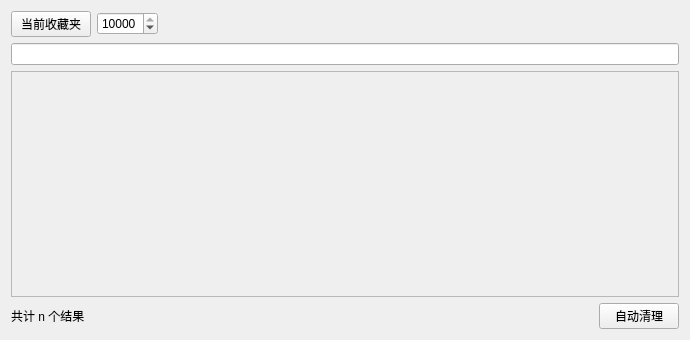
<?xml version="1.0" encoding="UTF-8"?>
<ui version="4.0">
 <class>Form</class>
 <widget class="QWidget" name="Form">
  <property name="geometry">
   <rect>
    <x>0</x>
    <y>0</y>
    <width>690</width>
    <height>340</height>
   </rect>
  </property>
  <property name="windowTitle">
   <string>Form</string>
  </property>
  <layout class="QGridLayout" name="gridLayout_2">
   <item row="1" column="2">
    <widget class="QPushButton" name="pushButton">
     <property name="toolTip">
      <string>1.up已在数据库中的视频从默认收藏中排除</string>
     </property>
     <property name="text">
      <string>自动清理</string>
     </property>
    </widget>
   </item>
   <item row="1" column="1">
    <spacer name="horizontalSpacer_2">
     <property name="orientation">
      <enum>Qt::Orientation::Horizontal</enum>
     </property>
     <property name="sizeHint" stdset="0">
      <size>
       <width>40</width>
       <height>20</height>
      </size>
     </property>
    </spacer>
   </item>
   <item row="1" column="0">
    <widget class="QLabel" name="label">
     <property name="text">
      <string>共计 n 个结果</string>
     </property>
    </widget>
   </item>
   <item row="0" column="0" colspan="3">
    <layout class="QGridLayout" name="gridLayout">
     <item row="2" column="0" colspan="3">
      <widget class="QScrollArea" name="scrollArea">
       <property name="widgetResizable">
        <bool>true</bool>
       </property>
       <widget class="QWidget" name="scrollAreaWidgetContents">
        <property name="geometry">
         <rect>
          <x>0</x>
          <y>0</y>
          <width>668</width>
          <height>233</height>
         </rect>
        </property>
       </widget>
      </widget>
     </item>
     <item row="1" column="0" colspan="3">
      <widget class="QLineEdit" name="line_input"/>
     </item>
     <item row="0" column="2">
      <spacer name="horizontalSpacer">
       <property name="orientation">
        <enum>Qt::Orientation::Horizontal</enum>
       </property>
       <property name="sizeHint" stdset="0">
        <size>
         <width>40</width>
         <height>20</height>
        </size>
       </property>
      </spacer>
     </item>
     <item row="0" column="1">
      <widget class="QSpinBox" name="spinBox">
       <property name="maximum">
        <number>10000</number>
       </property>
       <property name="value">
        <number>10000</number>
       </property>
      </widget>
     </item>
     <item row="0" column="0">
      <widget class="QPushButton" name="but_current">
       <property name="text">
        <string>当前收藏夹</string>
       </property>
      </widget>
     </item>
    </layout>
   </item>
  </layout>
 </widget>
 <resources/>
 <connections>
  <connection>
   <sender>line_input</sender>
   <signal>returnPressed()</signal>
   <receiver>Form</receiver>
   <slot>on_input_url()</slot>
   <hints>
    <hint type="sourcelabel">
     <x>247</x>
     <y>43</y>
    </hint>
    <hint type="destinationlabel">
     <x>266</x>
     <y>5</y>
    </hint>
   </hints>
  </connection>
  <connection>
   <sender>but_current</sender>
   <signal>clicked()</signal>
   <receiver>Form</receiver>
   <slot>on_click_current()</slot>
   <hints>
    <hint type="sourcelabel">
     <x>49</x>
     <y>26</y>
    </hint>
    <hint type="destinationlabel">
     <x>49</x>
     <y>35</y>
    </hint>
   </hints>
  </connection>
  <connection>
   <sender>pushButton</sender>
   <signal>clicked()</signal>
   <receiver>Form</receiver>
   <slot>on_click_cleanFlowlayout()</slot>
   <hints>
    <hint type="sourcelabel">
     <x>557</x>
     <y>293</y>
    </hint>
    <hint type="destinationlabel">
     <x>62</x>
     <y>297</y>
    </hint>
   </hints>
  </connection>
 </connections>
 <slots>
  <slot>on_click_default()</slot>
  <slot>on_input_url()</slot>
  <slot>on_click_current()</slot>
  <slot>on_click_cleanFlowlayout()</slot>
 </slots>
</ui>
